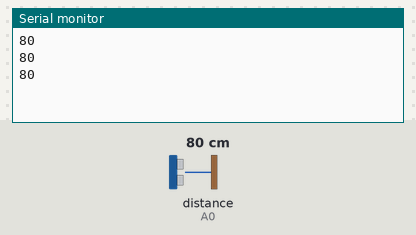
A sketch run on a simulated Arduino Uno, built with avr-gcc and run on an emulated ATmega328P. Shown: the last lines printed to the serial monitor. Wiring (inferred from the names in the program): ultrasonic range finder: trigger A1; echo A0. The inputs (shaded band) are chosen by the test bench; at power-on: distance to the obstacle (sensor on A0) 80 cm. The echo pulse lasts 58.3 µs per cm.

Above: at 1.3 s.
1.4 s: distance to the obstacle (sensor on A0) set to 2 cm
At 1.9 s:
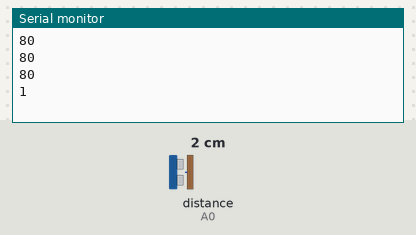
2.9 s: distance to the obstacle (sensor on A0) set to 4 cm
At 3.4 s:
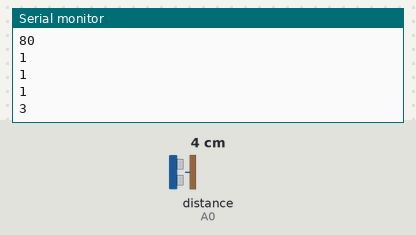
Timing chart, 0 to 5.9 s (numbered marks = the images above; inputs shaded):
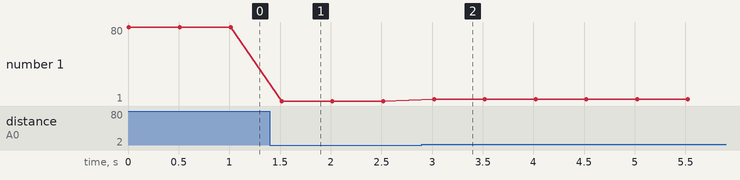

The sketch:

SensorCarrinho.ino
```cpp
#define ECHO A0
#define TRIGGER A1

void setup() {
  Serial.begin(9600);
  pinMode(ECHO, INPUT);
  pinMode(TRIGGER, OUTPUT);
}

void loop() {
  inicializarTrigger();
  int distancia = calcularDistancia();
}

int calcularDistancia() {
  long tempoViagem = pulseIn(ECHO, HIGH);
  if (tempoViagem == 0) {
    Serial.println("Erro: Nenhum eco detectado.");
    return -1;
  }
  int distancia = tempoViagem / 29 / 2;
  Serial.println(distancia);
  delay(500);
  return distancia;
}

void inicializarTrigger() {
  digitalWrite(TRIGGER, LOW);
  delayMicroseconds(4);
  digitalWrite(TRIGGER, HIGH);
  delayMicroseconds(10);
  digitalWrite(TRIGGER, LOW);
}
```

Measured:
- after the input at 1.4 s, the serial monitor: prints a new line after 0.12 s (image 1)
- after the input at 2.9 s, the serial monitor: prints a new line after 0.12 s (image 2)
- plotted number 1: 80 → 1 after the input at 1.4 s, 1 → 3 after the input at 2.9 s
